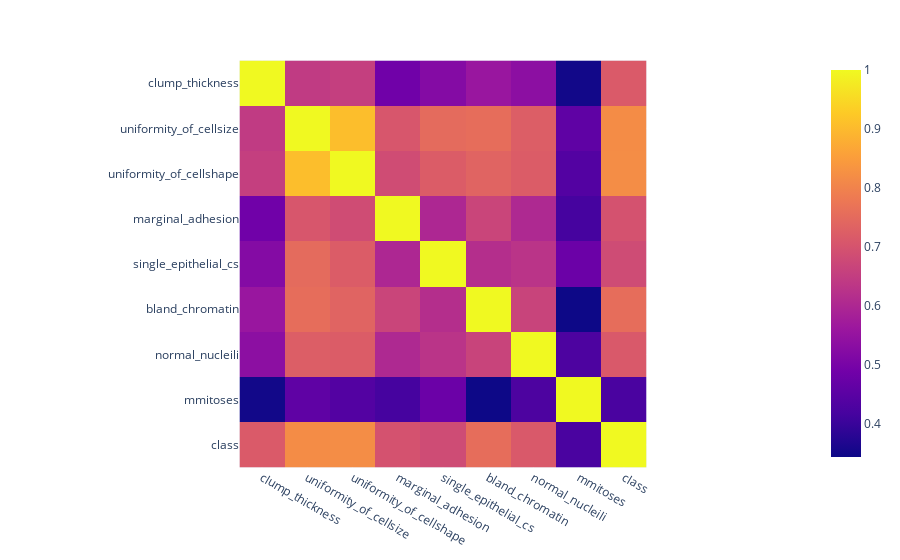

Notebook code cell kept with this figure:
### Code cell
corr = df.corr()
px.imshow(corr)

### Figure 1 — Plotly figure (JSON) as saved in the notebook; plotly's stock layout.template omitted (floating-point values rounded to 4 significant figures)
{"data": [{"coloraxis": "coloraxis", "hovertemplate": "x: %{x}<br>y: %{y}<br>color: %{z}<extra></extra>", "name": "0", "type": "heatmap", "x": ["clump_thickness", "uniformity_of_cellsize", "uniformity_of_cellshape", "marginal_adhesion", "single_epithelial_cs", "bland_chromatin", "normal_nucleili", "mmitoses", "class"], "xaxis": "x", "y": ["clump_thickness", "uniformity_of_cellsize", "uniformity_of_cellshape", "marginal_adhesion", "single_epithelial_cs", "bland_chromatin", "normal_nucleili", "mmitoses", "class"], "yaxis": "y", "z": [[1, 0.6449, 0.6546, 0.4864, 0.5218, 0.5584, 0.5358, 0.35, 0.716], [0.6449, 1, 0.9069, 0.7056, 0.7518, 0.7557, 0.7229, 0.4587, 0.8179], [0.6546, 0.9069, 1, 0.6831, 0.7197, 0.7359, 0.7194, 0.4389, 0.8189], [0.4864, 0.7056, 0.6831, 1, 0.5996, 0.6667, 0.6034, 0.4176, 0.6968], [0.5218, 0.7518, 0.7197, 0.5996, 1, 0.6161, 0.6289, 0.4791, 0.6828], [0.5584, 0.7557, 0.7359, 0.6667, 0.6161, 1, 0.6659, 0.3442, 0.7566], [0.5358, 0.7229, 0.7194, 0.6034, 0.6289, 0.6659, 1, 0.4283, 0.7122], [0.35, 0.4587, 0.4389, 0.4176, 0.4791, 0.3442, 0.4283, 1, 0.4232], [0.716, 0.8179, 0.8189, 0.6968, 0.6828, 0.7566, 0.7122, 0.4232, 1]]}], "layout": {"coloraxis": {"colorscale": [[0, "#0d0887"], [0.1111, "#46039f"], [0.2222, "#7201a8"], [0.3333, "#9c179e"], [0.4444, "#bd3786"], [0.5556, "#d8576b"], [0.6667, "#ed7953"], [0.7778, "#fb9f3a"], [0.8889, "#fdca26"], [1, "#f0f921"]]}, "margin": {"t": 60}, "xaxis": {"anchor": "y", "constrain": "domain", "domain": [0, 1], "scaleanchor": "y"}, "yaxis": {"anchor": "x", "autorange": "reversed", "constrain": "domain", "domain": [0, 1]}}}
